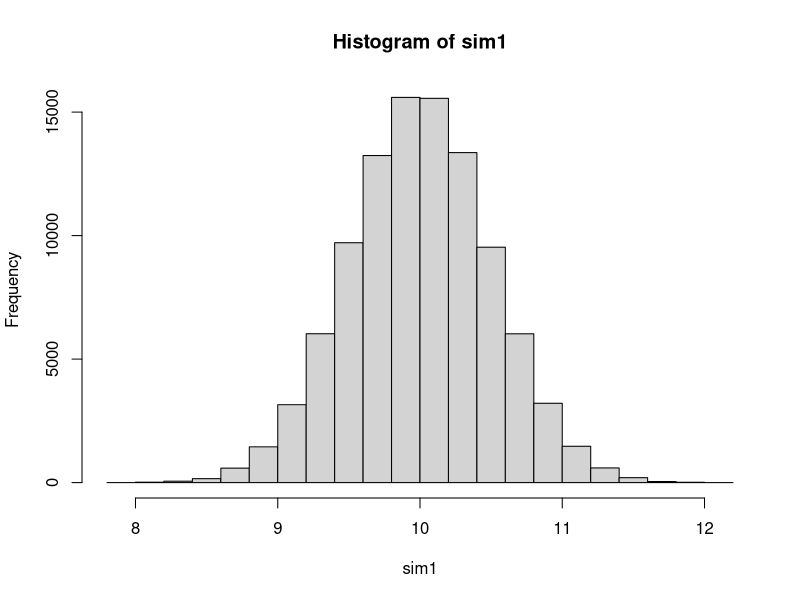

This chart was generated by the following R code:
# Define parameters:
# variance / standard deviation
# mean

## Use the function to simulate the data.
sim1 <- rnorm(n = 100000, mean = 10, sd = 0.5)

## Make some plots.
hist( sim1 )

## Estimate the mean:
mean( sim1 )
## Estimate the standard deviation:
sd( sim1 )

## Problem: Reduce sample size and show how the parameters change. Do cool plots.
## You are free to choose which plots you want to make. Take into account the true value of the parameters when working with this data set.